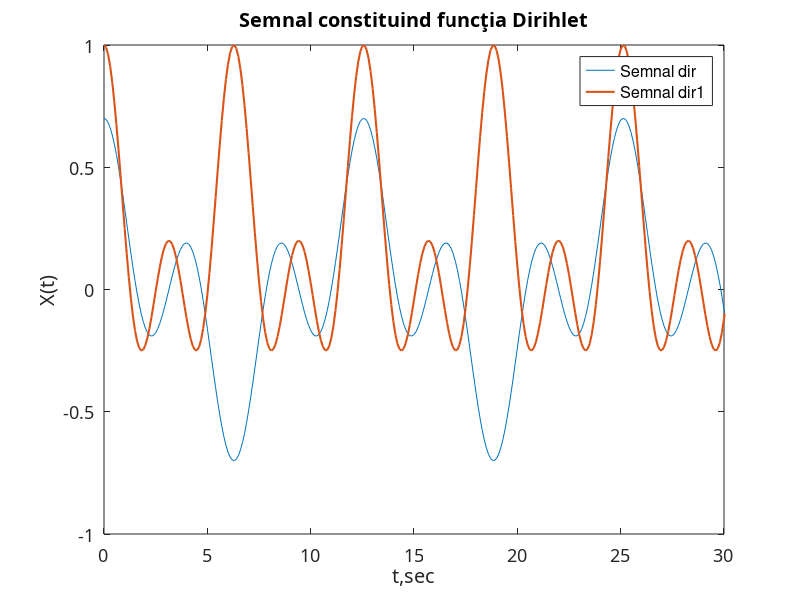

Reproduce this figure in MATLAB.
t = 0:0.1:50;

dir = 0.7*diric(t, 4);
dir1 = diric(t, 5);

plot(t, dir, t, dir1, "LineWidth", 1.5)

 % plot details
grid, set (gca,'FontName', 'ArialCyr','FontSize',13)

xlim([0 30])

legend("Semnal dir", "Semnal dir1", "AutoUpdate", "off")

title('Semnal constituind funcţia Dirihlet') 
xlabel('t,sec'), ylabel('X(t)'), grid